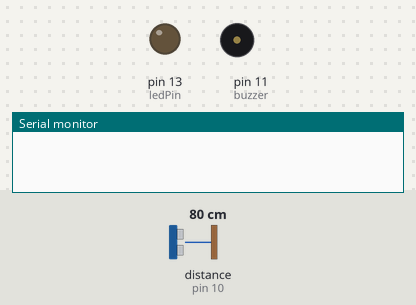
The sketch below on a simulated Arduino Uno, built with avr-gcc and run on an emulated ATmega328P. Parts: output pins drawn as LEDs (lit = HIGH), buzzer (waves = sounding, pin HIGH), the last lines printed to the serial monitor. Wiring (inferred from the names in the program): ultrasonic range finder: trigger pin 9; echo pin 10. Inputs (shaded band) come from the test bench; at power-on: distance to the obstacle (sensor on pin 10) 80 cm. The echo pulse lasts 58.3 µs per cm; pins used as bus, display or sensor lines are not drawn.

Above: at 1.2 s.
1.3 s: distance to the obstacle (sensor on pin 10) set to 33 cm
2.8 s: distance to the obstacle (sensor on pin 10) set to 28 cm
At 3.5 s:
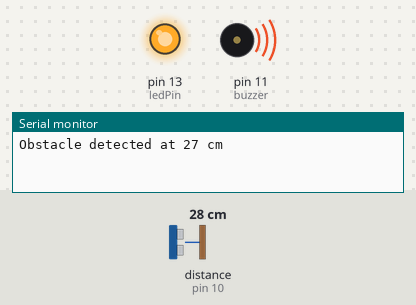
4.3 s: distance to the obstacle (sensor on pin 10) set to 35 cm
At 4.6 s:
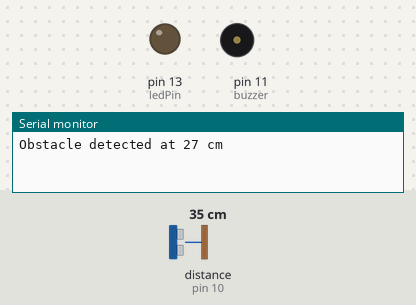
5.8 s: distance to the obstacle (sensor on pin 10) set to 2 cm
At 6.9 s:
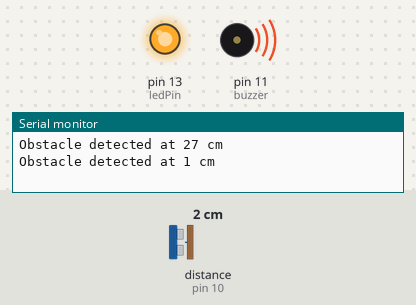
Timing chart, 0 to 8.3 s (numbered marks = the images above; inputs shaded):
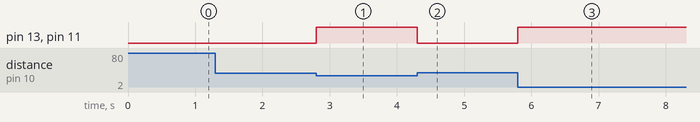

The sketch:

Sensing_code.ino
```cpp
// Defines pins numbers
const int trigPin = 9;
const int echoPin = 10;
const int buzzer = 11;
const int ledPin = 13;

long duration;
int distance;
int safetyDistance;
bool obstacleDetected = false;

void setup() {
  pinMode(trigPin, OUTPUT);
  pinMode(echoPin, INPUT);
  pinMode(buzzer, OUTPUT);
  pinMode(ledPin, OUTPUT);
  Serial.begin(9600);
}

void loop() {

  digitalWrite(trigPin, LOW);
  delayMicroseconds(2);


  digitalWrite(trigPin, HIGH);
  delayMicroseconds(10);
  digitalWrite(trigPin, LOW);


  duration = pulseIn(echoPin, HIGH);


  distance = duration * 0.034 / 2;

  safetyDistance = distance;

  if (safetyDistance <= 30) {
    if (!obstacleDetected) {
      obstacleDetected = true;
      digitalWrite(buzzer, HIGH);
      digitalWrite(ledPin, HIGH);
      Serial.print("Obstacle detected at ");
      Serial.print(distance);
      Serial.println(" cm");
    }
  } else {
    obstacleDetected = false;
    digitalWrite(buzzer, LOW);
    digitalWrite(ledPin, LOW);
  }
}
```

Measured:
- the behaviour switches between 32 and 31 cm on distance to the obstacle (sensor on pin 10) (found by bisection; images 0 and 1)
- after the input at 1.3 s, every drawn part: stays the same
- after the input at 2.8 s, pin 13 (ledPin), pin 11 (buzzer): LOW → HIGH at once
- after the input at 4.3 s, pin 13 (ledPin), pin 11 (buzzer): HIGH → LOW at once
- after the input at 5.8 s, pin 13 (ledPin), pin 11 (buzzer): LOW → HIGH at once
